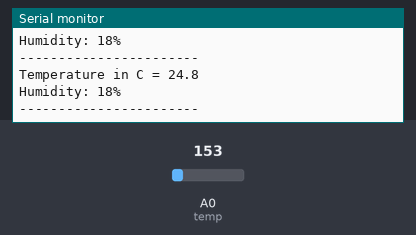
A sketch run on a simulated Arduino Uno, built with avr-gcc and run on an emulated ATmega328P. On the bench: the last lines printed to the serial monitor. The inputs (shaded band) are chosen by the test bench; at power-on: A0 (temp) = 153.

Above: at 1.2 s.
1.3 s: A0 (temp) set to 165
At 2.6 s:
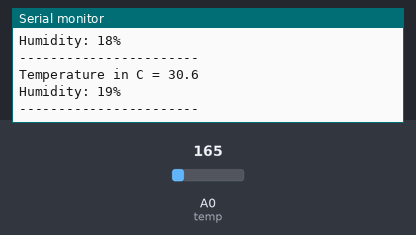
2.8 s: A0 (temp) set to 175
At 3.8 s:
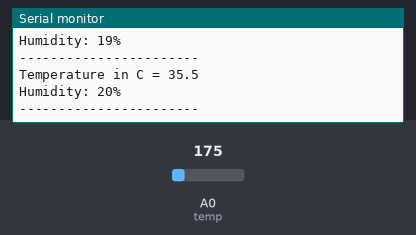
Timing chart, 0 to 5.8 s (numbered marks = the images above; inputs shaded):
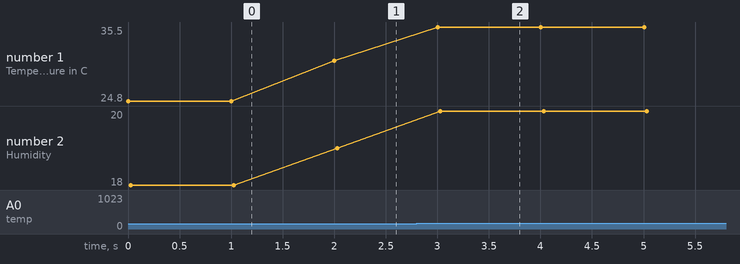

Measured:
- after the input at 1.3 s, the serial monitor: prints a new line after 0.70 s (image 1)
- after the input at 2.8 s, the serial monitor: prints a new line after 0.20 s (image 2)
- plotted number 1: 24.8 → 30.6 after the input at 1.3 s, 30.6 → 35.5 after the input at 2.8 s
- plotted number 2: 18 → 19 after the input at 1.3 s, 19 → 20 after the input at 2.8 s

The sketch:

tremendous_habbi1.ino
```cpp
#define temp A0

void setup(){
  pinMode(temp, INPUT);
  Serial.begin(9600);
}

void loop(){
  int RawValue = analogRead(temp);

  float Voltage = (RawValue / 1023.0) * 5000; //5000 to get milli
  float tempC = (Voltage-500) * 0.1; //500 is the offset


  Serial.print("Temperature in C = ");
  Serial.println(tempC,1);

  int humidity = analogRead(temp);
  Serial.print("Humidity: ");
  Serial.print(map(humidity, 0, 1023, 10, 70));
  Serial.println("%");

  Serial.println("-----------------------");

  delay(1000);

}
```
